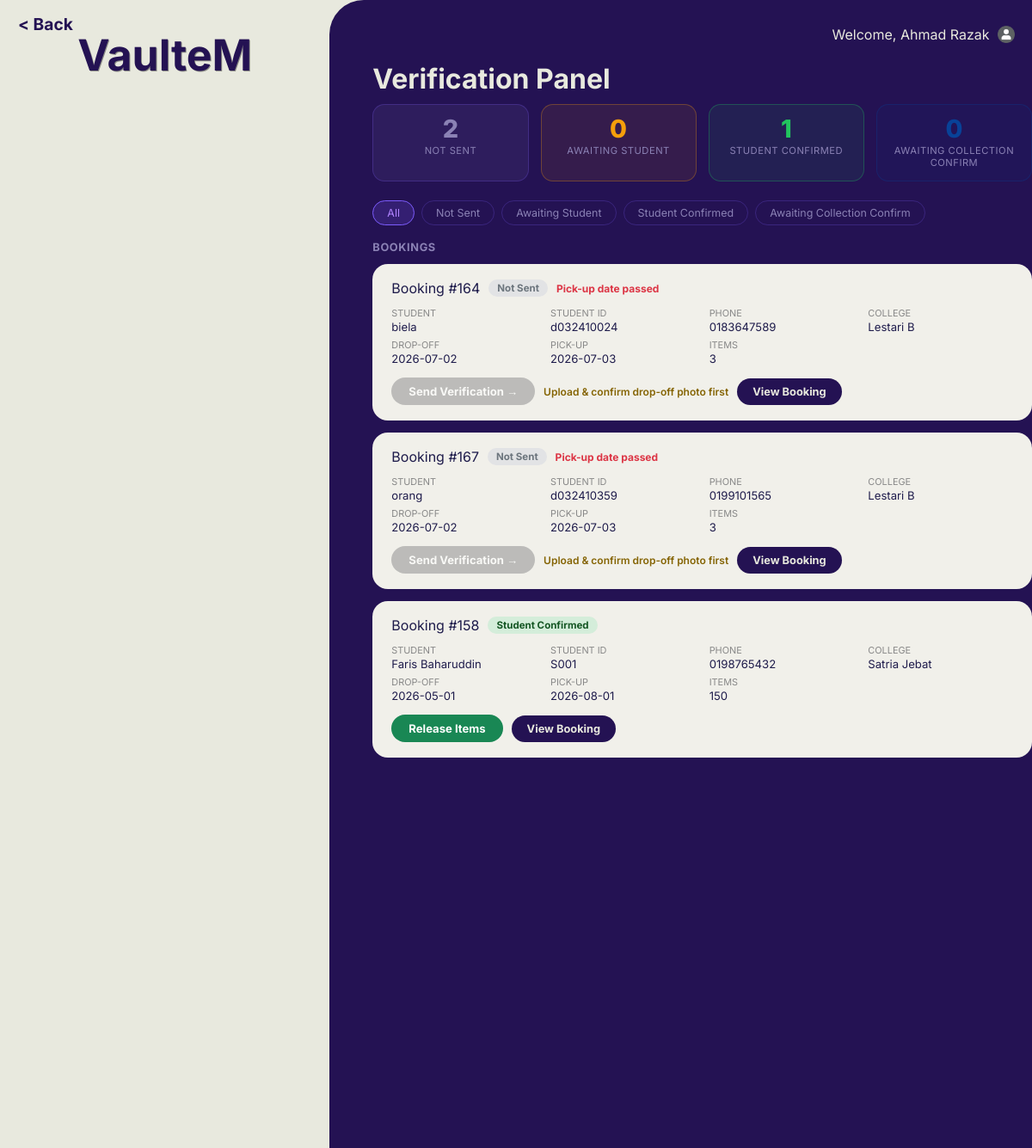
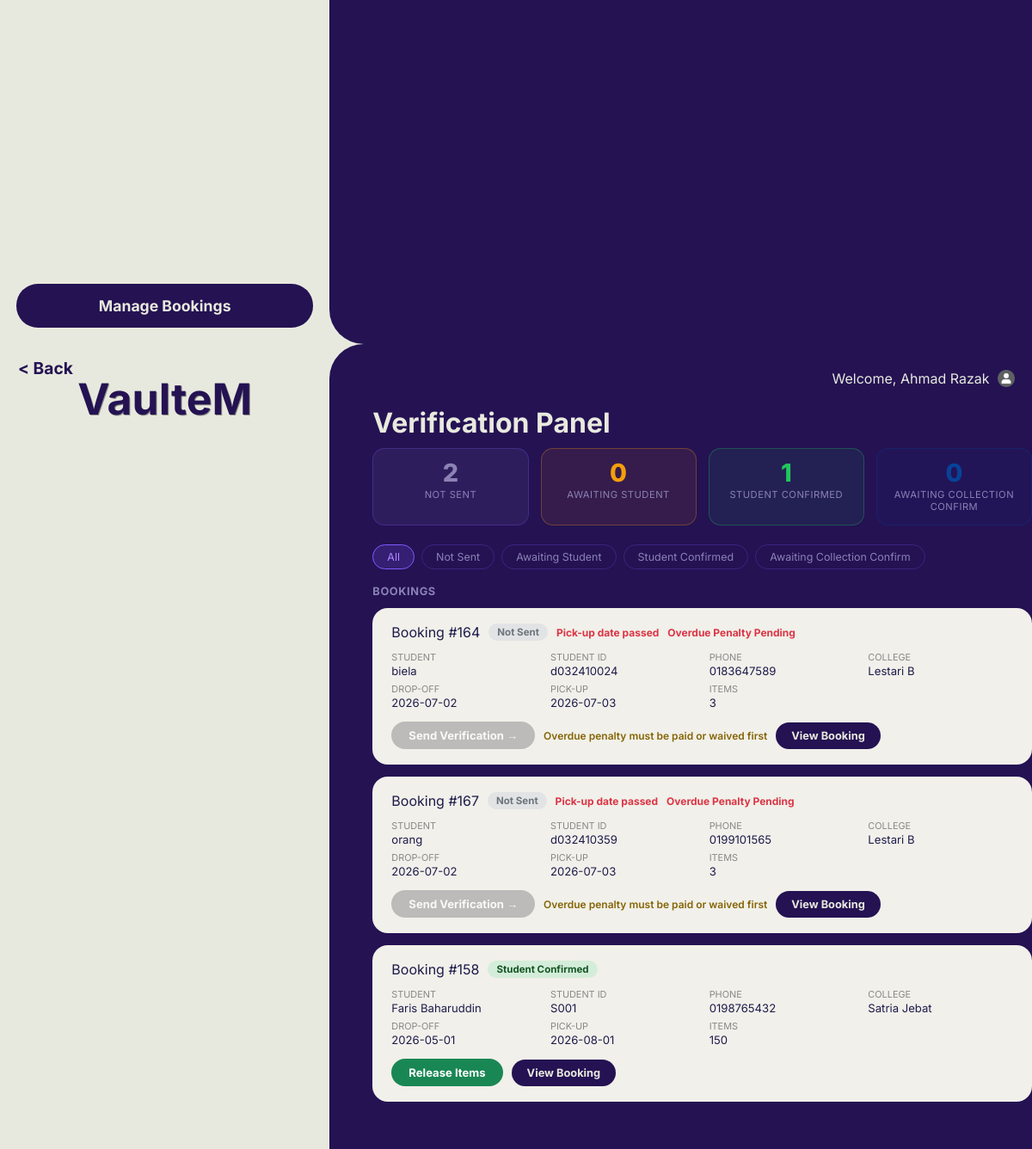
Page /Staffverifypanel.php (signed in, upper part) on the earlier database version (2 pictures, top to bottom).
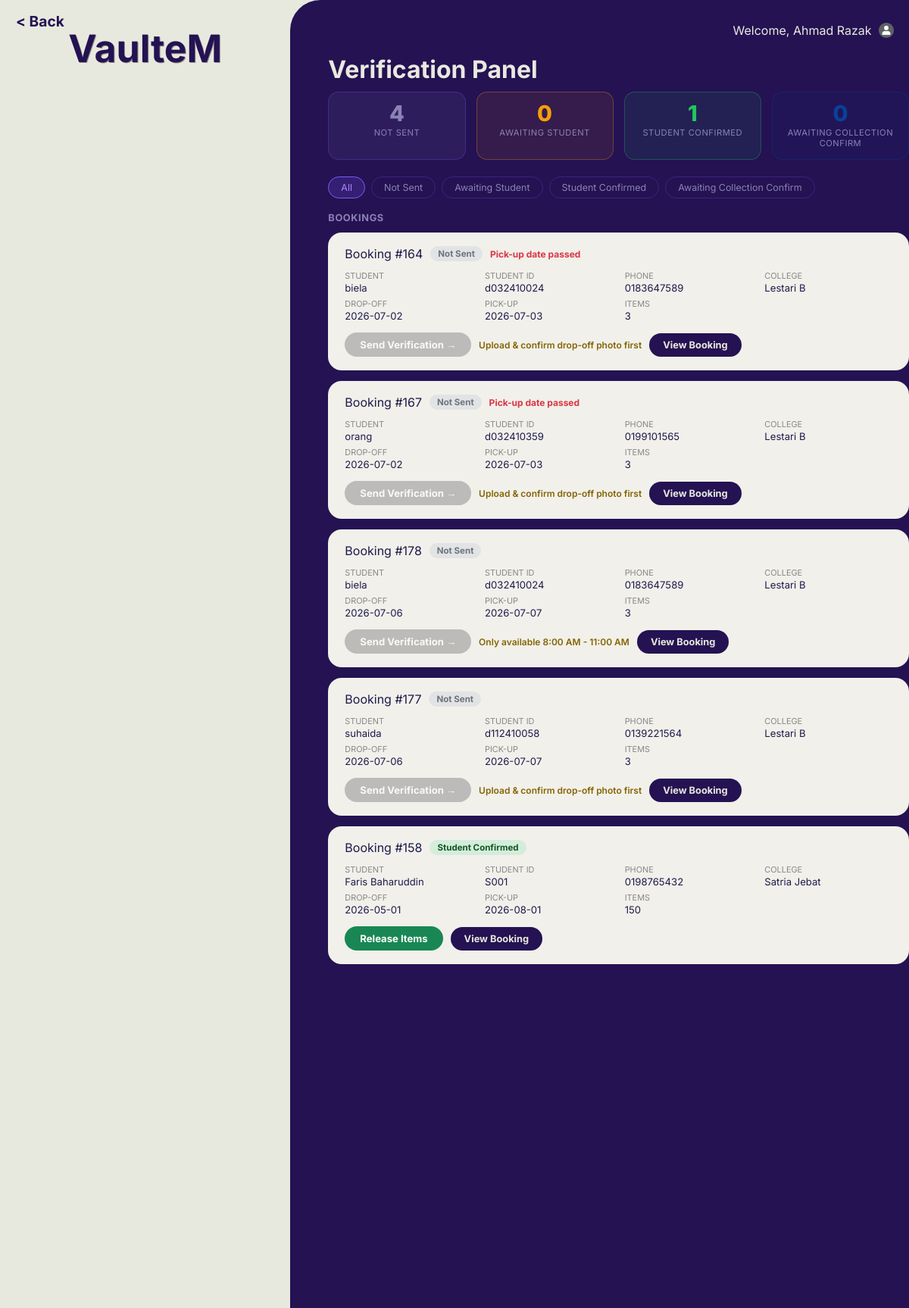
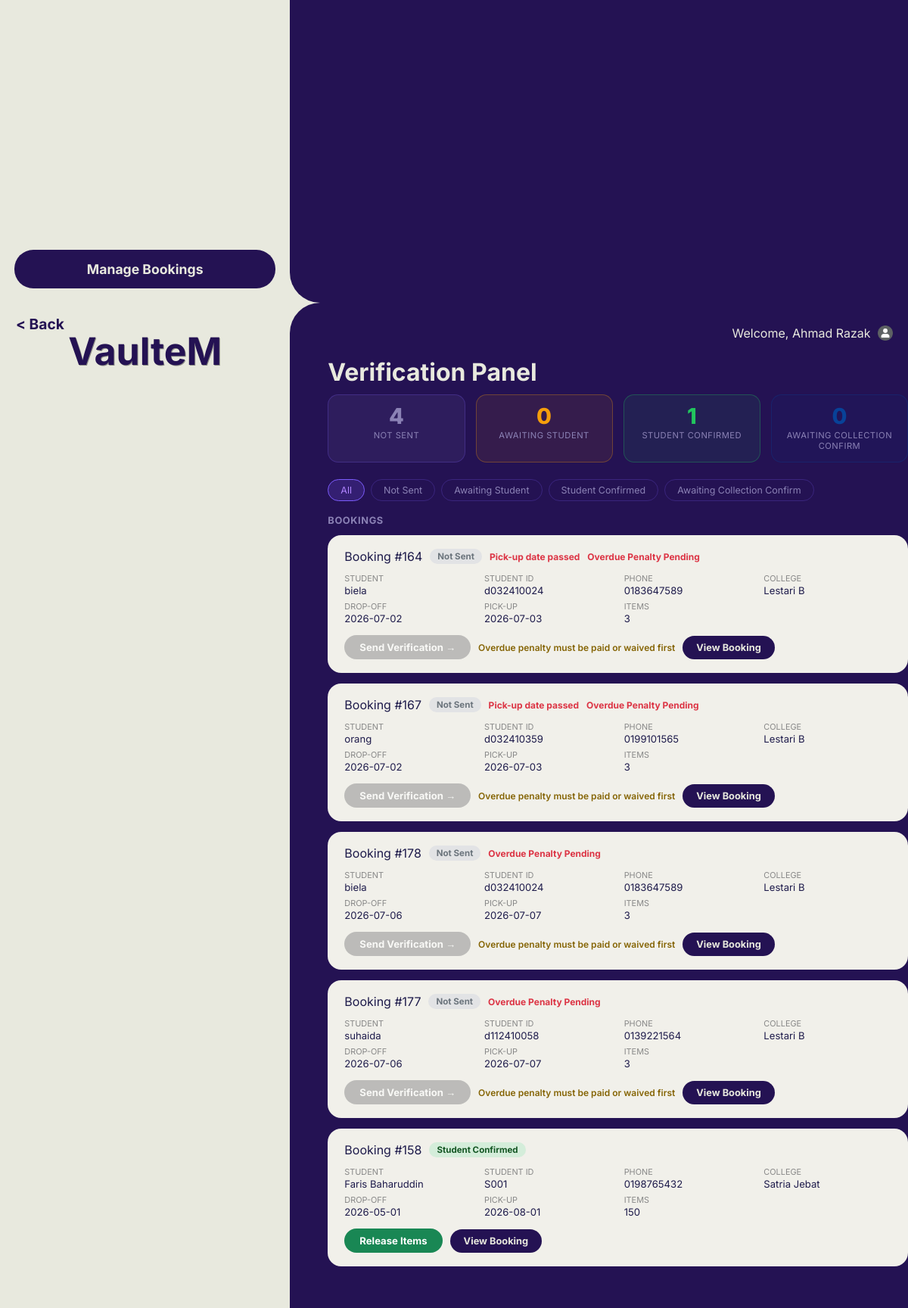
Same page on the later database version (2 pictures, top to bottom).
### tables this page shows
CREATE TABLE `booking` (
  `Booking_ID` int(100) NOT NULL,
  `Booking_Date` date NOT NULL,
  `DropOff_Date` date NOT NULL,
  `Pickup_Date` date NOT NULL,
  `Booking_Status` char(100) NOT NULL,
  `Rejection_Reason` text DEFAULT NULL,
  `Rejection_Photo` varchar(255) DEFAULT NULL,
  `Booking_Priority` char(1) NOT NULL,
  `Staff_ID` int(100) NOT NULL,
  `Student_ID` varchar(10) NOT NULL,
  `Dropoff_Photo` varchar(255) DEFAULT NULL,
  `Dropoff_Status` varchar(20) DEFAULT NULL
);

CREATE TABLE `student` (
  `Student_ID` varchar(10) NOT NULL,
  `Student_Name` varchar(100) NOT NULL,
  `Student_Mail` varchar(30) NOT NULL,
  `Student_Password` varchar(100) NOT NULL,
  `Student_PhoneNo` char(15) NOT NULL,
  `Gender` char(1) NOT NULL,
  `Residential_ID` int(100) NOT NULL
);

CREATE TABLE `residential_college` (
  `Residential_ID` int(100) NOT NULL,
  `Residential_Block` varchar(100) NOT NULL,
  `Gender_Type` char(1) NOT NULL
);

### Staffverifypanel.php (the view, shortened to what the changed rows need)
<?php
$conn = new mysqli("localhost", "root", "", "utem_accommodation");
$currentTime        = date('H:i:s');
$withinWorkingHours = ($currentTime >= '08:00:00' && $currentTime <= '11:00:00');
$filterWhere = "AND b.Booking_Status IN ('Approved','Verification_Sent','Confirmed','Released')";
$bookings = $conn->query("
    SELECT b.Booking_ID, b.Pickup_Date, b.DropOff_Date, b.Booking_Status, b.Dropoff_Status,
           s.Student_Name, s.Student_ID, s.Student_PhoneNo,
           rc.Residential_Block,
           COALESCE(SUM(i.Quantity), 0) AS TotalItem
    FROM booking b
    LEFT JOIN student s ON b.Student_ID = s.Student_ID
    LEFT JOIN residential_college rc ON s.Residential_ID = rc.Residential_ID
    LEFT JOIN item i ON b.Booking_ID = i.Booking_ID
    WHERE 1=1 $filterWhere
    GROUP BY b.Booking_ID, b.Pickup_Date, b.DropOff_Date, b.Booking_Status, b.Dropoff_Status,
             s.Student_Name, s.Student_ID, s.Student_PhoneNo, rc.Residential_Block
    ORDER BY b.Pickup_Date ASC
");
$r1 = $conn->query("SELECT COUNT(*) AS c FROM booking WHERE LOWER(Booking_Status) = 'approved'");
$statNotSent = $r1 ? $r1->fetch_assoc()['c'] : 0;
?>
<!DOCTYPE html>
<html lang="en">
<head>
    <link rel="stylesheet" href="status.css">
    <link rel="stylesheet" href="mobile.css">
</head>
<body>
<div id="wrapper">
    <div class="leftcontainer">
        <header>
            <h1 onclick="window.location.href='staffMainStatus.php'" style="cursor:pointer;">VaulteM</h1>
        </header>
    </div>
    <div class="rightcontainer">
        <h1>Verification Panel</h1>
        <div class="stats-row">
            <div class="stat-pill grey">
                <div class="s-val"><?php echo $statNotSent; ?></div>
                <div class="s-label">Not Sent</div>
            </div>
        </div>
        <?php
        $today = date('Y-m-d');
        if ($bookings && $bookings->num_rows > 0):
            while ($row = $bookings->fetch_assoc()):
                $bs      = $row['Booking_Status'];
                $overdue = $row['Pickup_Date'] < $today;
        ?>
        <div class="verify-card">
            <div class="verify-top">
                <span class="order-id">Booking #<?php echo $row['Booking_ID']; ?></span>
                <?php if ($bs === 'Released'): ?>
                    <span class="vs-badge vs-released"> Released — Awaiting Collection Confirm</span>
                <?php elseif ($bs === 'Confirmed'): ?>
                    <span class="vs-badge vs-confirmed"> Student Confirmed</span>
                <?php elseif ($bs === 'Verification_Sent'): ?>
                    <span class="vs-badge vs-pending"> Awaiting Student</span>
                <?php else: ?>
                    <span class="vs-badge vs-notsent">Not Sent</span>
                <?php endif; ?>
                <?php if ($overdue): ?>
                    <span class="overdue-flag"> Pick-up date passed</span>
                <?php endif; ?>
            </div>
            <div class="verify-grid">
                <div><label>Student</label><?php echo htmlspecialchars($row['Student_Name']); ?></div>
                <div><label>Student ID</label><?php echo htmlspecialchars($row['Student_ID']); ?></div>
                <div><label>Phone</label><?php echo htmlspecialchars($row['Student_PhoneNo'] ?? 'N/A'); ?></div>
                <div><label>College</label><?php echo htmlspecialchars($row['Residential_Block'] ?? 'N/A'); ?></div>
                <div><label>Drop-off</label><?php echo htmlspecialchars($row['DropOff_Date']); ?></div>
                <div><label>Pick-up</label><?php echo htmlspecialchars($row['Pickup_Date']); ?></div>
                <div><label>Items</label><?php echo $row['TotalItem']; ?></div>
            </div>
            <div class="action-row">
                <?php if ($bs === 'Released'): ?>
                    <span class="awaiting-collection-note"> Items released — waiting for student to confirm collection.</span>
                <?php elseif ($bs === 'Confirmed'): ?>
                    <form method="POST" style="display:inline">
                        <button type="submit" class="btn-release"
                            onclick="return confirm('Release items for Booking #<?php echo $row['Booking_ID']; ?>? The student will need to confirm collection afterward.')">
                             Release Items
                        </button>
                    </form>
                <?php else: ?>
                    <button class="btn-send" disabled
                        title="<?php echo $row['Dropoff_Status'] !== 'Confirmed' ? 'Drop-off photo must be uploaded and confirmed by the student first' : 'Only available 8:00 AM - 11:00 AM'; ?>">
                        Send Verification →
                    </button>
                    <span class="verify-blocked-note">
                        <?php
                            if ($row['Dropoff_Status'] !== 'Confirmed') {
                                echo 'Upload & confirm drop-off photo first';
                            } else {
                                echo 'Only available 8:00 AM - 11:00 AM';
                            }
                        ?>
                    </span>
                <?php endif; ?>
                <a href="staffBookingDetail.php?id=<?php echo $row['Booking_ID']; ?>" class="btn-view">View Booking</a>
            </div>
        </div>
        <?php endwhile;
        else: ?>
        <div class="empty-box"> No bookings match this filter.</div>
        <?php endif; ?>
    </div>
</div>
<?php
$conn = new mysqli("localhost", "root", "", "utem_accommodation");
$currentTime        = date('H:i:s');
$withinWorkingHours = ($currentTime >= '08:00:00' && $currentTime <= '11:00:00');
$filterWhere = "AND b.Booking_Status IN ('Approved','Verification_Sent','Confirmed','Released')";
$bookings = $conn->query("
    SELECT b.Booking_ID, b.Pickup_Date, b.DropOff_Date, b.Booking_Status, b.Dropoff_Status,
           s.Student_Name, s.Student_ID, s.Student_PhoneNo,
           rc.Residential_Block,
           COALESCE(SUM(i.Quantity), 0) AS TotalItem,
           (DATE_ADD(b.Pickup_Date, INTERVAL 11 HOUR) < NOW()) AS IsOverduePenalty
    FROM booking b
    LEFT JOIN student s ON b.Student_ID = s.Student_ID
    LEFT JOIN residential_college rc ON s.Residential_ID = rc.Residential_ID
    LEFT JOIN item i ON b.Booking_ID = i.Booking_ID
    WHERE 1=1 $filterWhere
    GROUP BY b.Booking_ID, b.Pickup_Date, b.DropOff_Date, b.Booking_Status, b.Dropoff_Status,
             s.Student_Name, s.Student_ID, s.Student_PhoneNo, rc.Residential_Block
    ORDER BY b.Pickup_Date ASC
");
$r1 = $conn->query("SELECT COUNT(*) AS c FROM booking WHERE LOWER(Booking_Status) = 'approved'");
$statNotSent = $r1 ? $r1->fetch_assoc()['c'] : 0;
?>
<!DOCTYPE html>
<html lang="en">
<head>
    <link rel="stylesheet" href="status.css">
    <link rel="stylesheet" href="mobile.css">
</head>
<body>
<div id="wrapper">
    <div class="leftcontainer">
        <header>
            <h1 onclick="window.location.href='staffMainStatus.php'" style="cursor:pointer;">VaulteM</h1>
        </header>
    </div>
    <div class="rightcontainer">
        <h1>Verification Panel</h1>
        <div class="stats-row">
            <div class="stat-pill grey">
                <div class="s-val"><?php echo $statNotSent; ?></div>
                <div class="s-label">Not Sent</div>
            </div>
        </div>
        <?php
        $today = date('Y-m-d');
        if ($bookings && $bookings->num_rows > 0):
            while ($row = $bookings->fetch_assoc()):
                $bs      = $row['Booking_Status'];
                $overdue = $row['Pickup_Date'] < $today;
        ?>
        <div class="verify-card">
            <div class="verify-top">
                <span class="order-id">Booking #<?php echo $row['Booking_ID']; ?></span>
                <?php if ($bs === 'Released'): ?>
                    <span class="vs-badge vs-released"> Released — Awaiting Collection Confirm</span>
                <?php elseif ($bs === 'Confirmed'): ?>
                    <span class="vs-badge vs-confirmed"> Student Confirmed</span>
                <?php elseif ($bs === 'Verification_Sent'): ?>
                    <span class="vs-badge vs-pending"> Awaiting Student</span>
                <?php else: ?>
                    <span class="vs-badge vs-notsent">Not Sent</span>
                <?php endif; ?>
                <?php if ($overdue): ?>
                    <span class="overdue-flag"> Pick-up date passed</span>
                <?php endif; ?>
                <?php if ($row['IsOverduePenalty']): ?>
                    <span class="overdue-flag"> Overdue Penalty Pending</span>
                <?php endif; ?>
            </div>
            <div class="verify-grid">
                <div><label>Student</label><?php echo htmlspecialchars($row['Student_Name']); ?></div>
                <div><label>Student ID</label><?php echo htmlspecialchars($row['Student_ID']); ?></div>
                <div><label>Phone</label><?php echo htmlspecialchars($row['Student_PhoneNo'] ?? 'N/A'); ?></div>
                <div><label>College</label><?php echo htmlspecialchars($row['Residential_Block'] ?? 'N/A'); ?></div>
                <div><label>Drop-off</label><?php echo htmlspecialchars($row['DropOff_Date']); ?></div>
                <div><label>Pick-up</label><?php echo htmlspecialchars($row['Pickup_Date']); ?></div>
                <div><label>Items</label><?php echo $row['TotalItem']; ?></div>
            </div>
            <div class="action-row">
                <?php if ($bs === 'Released'): ?>
                    <span class="awaiting-collection-note"> Items released — waiting for student to confirm collection.</span>
                <?php elseif ($bs === 'Confirmed'): ?>
                    <form method="POST" style="display:inline">
                        <button type="submit" class="btn-release"
                            onclick="return confirm('Release items for Booking #<?php echo $row['Booking_ID']; ?>? The student will need to confirm collection afterward.')">
                             Release Items
                        </button>
                    </form>
                <?php else: ?>
                    <button class="btn-send" disabled
                        title="<?php
                            if ($row['IsOverduePenalty']) echo 'Overdue penalty must be paid or waived first';
                            elseif ($row['Dropoff_Status'] !== 'Confirmed') echo 'Drop-off photo must be uploaded and confirmed by the student first';
                            else echo 'Only available 8:00 AM - 11:00 AM';
                        ?>">
                        Send Verification →
                    </button>
                    <span class="verify-blocked-note">
                        <?php
                            if ($row['IsOverduePenalty']) {
                                echo 'Overdue penalty must be paid or waived first';
                            } elseif ($row['Dropoff_Status'] !== 'Confirmed') {
                                echo 'Upload & confirm drop-off photo first';
                            } else {
                                echo 'Only available 8:00 AM - 11:00 AM';
                            }
                        ?>
                    </span>
                <?php endif; ?>
                <a href="staffBookingDetail.php?id=<?php echo $row['Booking_ID']; ?>" class="btn-view">View Booking</a>
            </div>
        </div>
        <?php endwhile;
        else: ?>
        <div class="empty-box"> No bookings match this filter.</div>
        <?php endif; ?>
    </div>
</div>
</body>
</html>
</body>
</html>

Differences in the rows shown:
added booking: Booking_ID "178", Booking_Status "Not Sent", Student_ID.Student_Name "biela", Student_ID.Student_ID "d032410024", Student_ID.Student_PhoneNo "0183647589", residential_college.Residential_Block "Lestari B", DropOff_Date "2026-07-06", Pickup_Date "2026-07-07", TotalItem "3", shows "Overdue Penalty Pending", shows "Overdue penalty must be paid or waived first"
added booking: Booking_ID "177", Booking_Status "Not Sent", Student_ID.Student_Name "suhaida", Student_ID.Student_ID "d112410058", Student_ID.Student_PhoneNo "0139221564", residential_college.Residential_Block "Lestari B", DropOff_Date "2026-07-06", Pickup_Date "2026-07-07", TotalItem "3", shows "Overdue Penalty Pending", shows "Overdue penalty must be paid or waived first"
Other differences:
$statNotSent: "2" → "4"
